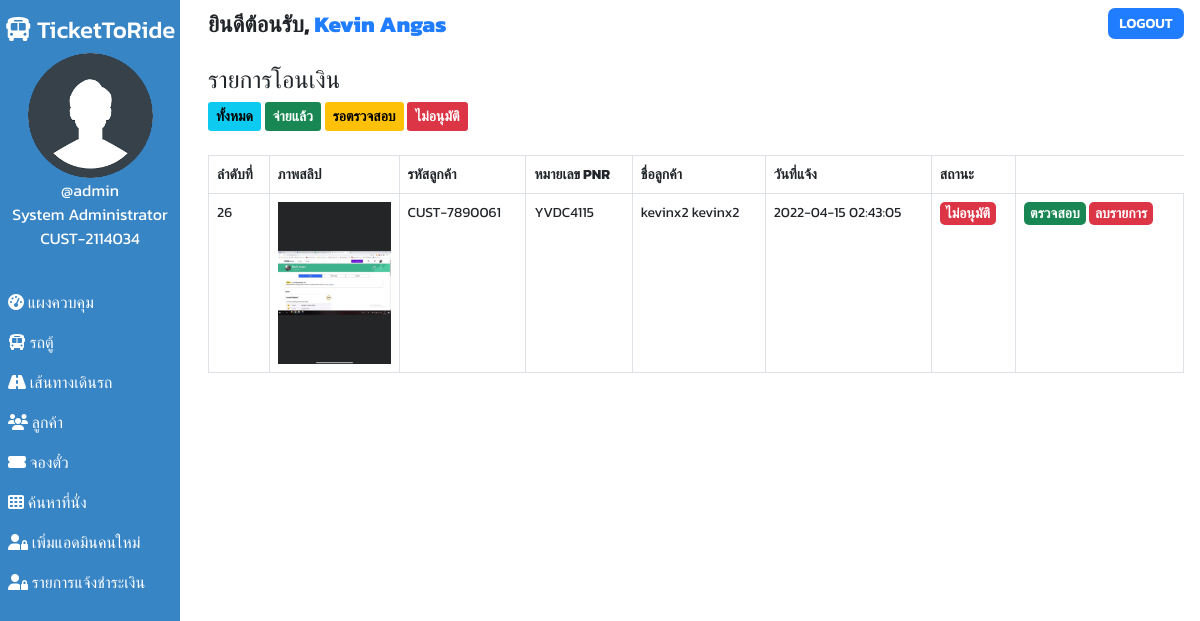
/admin/invoice_4.php (signed in), run on the app's committed database.
### tables this page shows
CREATE TABLE `users` (
  `user_id` int(11) NOT NULL,
  `user_fullname` varchar(100) DEFAULT NULL,
  `user_name` varchar(30) DEFAULT NULL,
  `user_password` varchar(255) DEFAULT NULL,
  `user_created` datetime NOT NULL DEFAULT current_timestamp(),
  `customer_id` varchar(255) DEFAULT NULL,
  `role` varchar(50) DEFAULT NULL
);

CREATE TABLE `customers` (
  `id` int(100) NOT NULL,
  `customer_id` varchar(255) DEFAULT NULL,
  `customer_name` varchar(30) NOT NULL,
  `customer_phone` varchar(10) NOT NULL,
  `customer_created` datetime NOT NULL DEFAULT current_timestamp()
);

CREATE TABLE `payment` (
  `id` int(11) NOT NULL,
  `file_name` varchar(255) NOT NULL,
  `uploaded_on` datetime NOT NULL,
  `status` enum('1','0') NOT NULL DEFAULT '1',
  `customername` text NOT NULL,
  `customer_id` text NOT NULL,
  `pnr_id` varchar(255) NOT NULL,
  `pay_status` varchar(255) NOT NULL
);

### admin/invoice_4.php (the view, shortened to what this page needs)
<!DOCTYPE html>
<html lang="en">
<head>
    <link href="https://cdn.jsdelivr.net/npm/bootstrap@5.0.1/dist/css/bootstrap.min.css" rel="stylesheet">
    <link rel="stylesheet" href="https://cdnjs.cloudflare.com/ajax/libs/sweetalert/1.1.3/sweetalert.css">
    <?php
    $page = "booking";
    ?>
</head>
<body>
    <?php require '../assets/partials/_admin-header.php'; ?>
    <?php
    $resultSql = "SELECT * FROM `payment` WHERE pay_status = 'ไม่อนุมัติ' ORDER BY uploaded_on ASC";
    $resultSqlResult = mysqli_query($conn, $resultSql);
    if (!mysqli_num_rows($resultSqlResult)) { ?>
        <div>
                        <button onclick='window.location="invoice.php"' class="button btn-sm btn-info" type="button">ทั้งหมด</button>
                        <button onclick='window.location="invoice_2.php"' class="button btn-sm btn-success" type="button">จ่ายแล้ว</button>
                        <button onclick='window.location="invoice_3.php"' class="button btn-sm btn-warning" type="button">รอตรวจสอบ</button>
                        <button onclick='window.location="invoice_4.php"' class="button btn-sm btn-danger" type="button">ไม่อนุมัติ</button>
                    </div> <br>
        <div class="container mt-4">
            <div id="noCustomers" class="alert alert-dark " role="alert">
                <h1 class="alert-heading">ไม่มีรายการแจ้งโอนเงิน!!</h1>
                <p class="fw-light">Be the first person to add one!</p>
                <hr>
                <div id="addCustomerAlert" class="alert alert-success" role="alert">
                    คลิกเพื่อ <button id="add-button" class="button btn-sm" type="button" data-bs-toggle="modal" data-bs-target="#addModal">แจ้งชำระเงิน <i class="fas fa-plus"></i></button> ตอนนี้!
                </div>
            </div>
        </div>
    <?php } else { ?>
        <section id="booking">
            <div id="head">
                <h4>รายการโอนเงิน</h4>
            </div>
            <div>
                        <button onclick='window.location="invoice.php"' class="button btn-sm btn-info" type="button">ทั้งหมด</button>
                        <button onclick='window.location="invoice_2.php"' class="button btn-sm btn-success" type="button">จ่ายแล้ว</button>
                        <button onclick='window.location="invoice_3.php"' class="button btn-sm btn-warning" type="button">รอตรวจสอบ</button>
                        <button onclick='window.location="invoice_4.php"' class="button btn-sm btn-danger" type="button">ไม่อนุมัติ</button>
                    </div> <br>
            <div id="booking-results">
                <table class="table table-hover table-bordered">
                    <thead>
                        <th>ลำดับที่</th>
                        <th>ภาพสลิป</th>
                        <th>รหัสลูกค้า</th>
                        <th>หมายเลข PNR</th>
                        <th>ชื่อลูกค้า</th>
                        <th>วันที่แจ้ง</th>
                        <th>สถานะ</th>
                    </thead>
                    <?php
                    while ($row = mysqli_fetch_assoc($resultSqlResult)) {
                        $id = $row["id"];
                        $customer_id = $row["customer_id"];
                        $pnr_id = $row["pnr_id"];
                        $image_payment = $row['file_name'];
                        $customer_name = $row['customername'];
                        $pay_status = $row['pay_status'];
                        $pay_date = $row["uploaded_on"];
                    ?>
                        <tr>
                            <td>
                                <?php
                                echo $id;
                                ?>
                            </td>
                            <td style='width:130px;'>
                                <?php
                                $path_slip = "../assets/partials/uploads/" . $image_payment;
                                echo "<a href='$path_slip' target='_blank'>
                                    <img src='$path_slip' width='100%' height='100%' style='object-fit:cover;display:block;' ></a> ";
                                ?>
                            </td>
                            <td>
                                <?php
                                echo $customer_id;
                                ?>
                            </td>
                            <td>
                                <?php
                                echo $pnr_id;
                                ?>
                            </td>
                            <td>
                                <?php
                                echo $customer_name;
                                ?>
                            </td>
                            <td>
                                <?php
                                echo $pay_date;
                                ?>
                            </td>
                            <td>
                                <?php if ($pay_status == "จ่ายแล้ว") {
                                    echo "<button class='button btn-sm-4 btn-success'>$pay_status</button>";
                                } elseif ($pay_status == "รอตรวจสอบ") {
                                    echo "<button class='button btn-sm-4 btn-warning text-white'>$pay_status</button>";
                                } elseif ($pay_status == "ไม่อนุมัติ") {
                                    echo "<button class='button btn-sm-4 btn-danger text-white'>$pay_status</button>";
                                }
                                ?>
                            </td>
                            <td>
                                <button class="button btn-sm-4 btn-success check_order" data-bs-toggle="modal" data-bs-target="#verifyModal" data-id="<?= $id; ?>">ตรวจสอบ</button>
                                <button class="button btn-sm-4  btn-danger" data-bs-toggle="modal" data-bs-target="#deleteModal" data-id="<?php
                                                                                                                                            echo $id; ?>">ลบรายการ</button>
                            </td>
                        </tr>
                    <?php
                    }
                    ?>
                </table>
            </div>
        </section>
    <?php } ?>
    </div>
    </main>
</body>
</html>

### assets/partials/_admin-header.php (shortened to what this page needs)
<?php
    $conn = db_connect();
    $user_id = $_SESSION['user_id'];
    $sql = "SELECT * FROM users WHERE user_id = $user_id";
    $result = mysqli_query($conn, $sql);
    if($row = mysqli_fetch_assoc($result))
    {
        $user_fullname = $row["user_fullname"];
        $user_name = $row["user_name"];
        $role = $row["role"];
    }
?>
    <main id="container">
        <div id="sidebar">
            <h4><i class="fas fa-bus"></i> TicketToRide</h4>
            <div>
                <img class="adminDp" src="../assets/img/userav-min.png" height="125px" alt="Admin Profile Pic">
                <p>
                    <?php  echo '@'.$user_name;  ?>
                </p>
                <?php if($role == "admin"){
                    echo "<p>System Administrator</p>";
                }
                    else{
                        echo "<p>Member</p>";
                    }
                 ?>
                <p><?php
                $sql = "SELECT * FROM customers";
                $result = mysqli_query($conn, $sql);
                $data = mysqli_fetch_all($result, MYSQLI_ASSOC);
                foreach($data AS $row) {
                   if($row['customer_name'] == $user_fullname){
                       $customer_id = $row['customer_id'];
                       echo $customer_id;
                   }
                }
                ?></p>
            </div>
            <ul id="options">
                <li class="option <?php if($page=='dashboard'){ echo 'active';}?>">
                    <a href="./dashboard.php">
                    <i class="fas fa-tachometer-alt"></i> แผงควบคุม
                    </a>
                </li>
                <li class="option <?php if($page=='bus'){ echo 'active';}?>">
                    <a href="./bus.php">
                    <i class="fas fa-bus"></i> รถตู้
                    </a>
                </li>
                <li class="option <?php if($page=='route'){ echo 'active';}?>">
                    <a href="./route.php">
                    <i class="fas fa-road"></i> เส้นทางเดินรถ
                    </a>
                </li>
                <?php if($role == "admin"){ ?>
                <li class="option <?php if($page=='customer'){ echo 'active';}?>">
                    <a href="./customer.php">
                    <i class="fas fa-users"></i> ลูกค้า
                    </a>
                </li>
                <?php  } ?>
                <li class="option <?php if ((basename($_SERVER['PHP_SELF']) == 'booking.php')) { echo 'active';}?>">
                    <a href="./booking.php">
                    <i class="fas fa-ticket-alt"></i> จองตั๋ว
                    </a>
                </li>
                <li class="option <?php if($page=='seat'){ echo 'active';}?>">
                    <a href="./seat.php">
                    <i class="fas fa-th"></i> ค้นหาที่นั่ง
                    </a>
                </li>
                <?php if($role == "admin"){ ?>
                <li class="option <?php if($page=='signup'){ echo 'active';}?>">
                    <a href="./signup.php">
                    <i class="fas fa-user-lock"></i> เพิ่มแอดมินคนใหม่
                    </a>
                </li>
                <?php  } ?>
                <?php if($role == "admin"){ ?>
                <li class="option <?php if ((basename($_SERVER['PHP_SELF']) == 'invoice.php')) { echo 'active';}?>">
                    <a href="./invoice.php">
                    <i class="fas fa-user-lock"></i> รายการแจ้งชำระเงิน
                    </a>
                </li>
                <?php  } ?>
            </ul>
        </div>
        <div id="main-content">
            <section id="welcome">
                <ul>
                    <li class="welcome-item">ยินดีต้อนรับ,
                        <span id="USER">
                            <?php
                                echo $user_fullname;
                            ?>
                        </span>
                    </li>
                    <li class="welcome-item">
                        <button id="logout" class="btn-sm">
                            <a href="../assets/partials/_logout.php">LOGOUT</a>
                        </button>
                    </li>
                </ul>
            </section>

### assets/styles/admin.php (style rules this page uses)
body { margin: 0; box-sizing: border-box; font-family: 'Kanit', sans-serif; background-color: white; }
html { scroll-behavior: smooth; }
*, *::after, *::before { box-sizing: inherit; }
#USER { color: #207DFF; }
.adminDp { border-radius: 50%; }
#welcome { background-color: white; }
#welcome ul { display: flex; justify-content: space-between; list-style-type: none; padding: 0; margin: 0; }
#welcome li { margin: 0 1rem; padding: 0.5rem 0; }
#welcome li:first-child { font-weight: 800; font-size: 1.4rem; }
#logout { padding: 0.3rem 0.7rem; background-color: #207DFF; font-weight: 600; outline: none; border: none; border-radius: 7px; }
#logout a { color: white; text-decoration: none; }
@media only screen and (min-width:1000px) { #sidebar { text-align: center; background-color: #3885c5; color: white; width: 15%; position: fixed; top: 0%; padding-top: 1rem; z-index: 2; height: 100vh; } }
@media only screen and (min-width:1000px) { #sidebar p { margin: 0; } }
@media only screen and (min-width:1000px) { #sidebar ul { margin-top: 2rem; } }
@media only screen and (min-width:1000px) { #options { list-style-type: none; text-align: left; padding-left: 0; } }
@media only screen and (min-width:1000px) { .option a { display: block; padding: 0.5rem; text-decoration: none; color: inherit; } }
@media only screen and (min-width:1000px) { #main-content { margin-left: 16%; } }

### assets/styles/admin-options.php (style rules this page uses)
* { font-family: Kanit; }
#booking #head, #customer #head, #route #head, #seat #head, #bus #head { padding-top: 1rem; }
#booking, #customer, #route, #bus, #seat { padding: 0 1rem; }
#booking-results button, #customer-results button, #route button, #bus-results button { border-radius: 5px; }
.button { border: none; font-weight: bold; text-transform: uppercase; }
table { font-size: 14px; }
table th,td { padding-left: 0.3rem; }
table button { color: white; }

### data on the page
users: user_name "admin", user_fullname "Kevin Angas"
customers: customer "CUST-2114034"
payment: id "26", file_name (picture), customer "CUST-7890061", pnr "YVDC4115", customername "kevinx2 kevinx2", uploaded_on "2022-04-15 02:43:05", pay_status "ไม่อนุมัติ"
